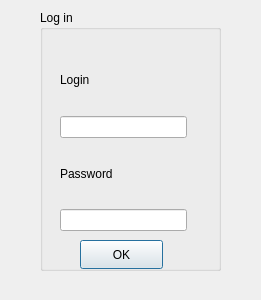
<?xml version="1.0" encoding="UTF-8"?>
<ui version="4.0">
 <class>loginwindow</class>
 <widget class="QDialog" name="loginwindow">
  <property name="geometry">
   <rect>
    <x>0</x>
    <y>0</y>
    <width>261</width>
    <height>300</height>
   </rect>
  </property>
  <property name="windowTitle">
   <string>Dialog</string>
  </property>
  <widget class="QGroupBox" name="groupBox">
   <property name="geometry">
    <rect>
     <x>40</x>
     <y>10</y>
     <width>181</width>
     <height>261</height>
    </rect>
   </property>
   <property name="title">
    <string>Log in</string>
   </property>
   <widget class="QPushButton" name="pushButton">
    <property name="geometry">
     <rect>
      <x>40</x>
      <y>230</y>
      <width>83</width>
      <height>29</height>
     </rect>
    </property>
    <property name="text">
     <string>OK</string>
    </property>
   </widget>
   <widget class="QWidget" name="layoutWidget">
    <property name="geometry">
     <rect>
      <x>20</x>
      <y>40</y>
      <width>127</width>
      <height>181</height>
     </rect>
    </property>
    <layout class="QVBoxLayout" name="verticalLayout">
     <item>
      <widget class="QLabel" name="label">
       <property name="text">
        <string>Login</string>
       </property>
      </widget>
     </item>
     <item>
      <widget class="QLineEdit" name="login"/>
     </item>
     <item>
      <widget class="QLabel" name="label_2">
       <property name="text">
        <string>Password</string>
       </property>
      </widget>
     </item>
     <item>
      <widget class="QLineEdit" name="pass">
       <property name="echoMode">
        <enum>QLineEdit::Password</enum>
       </property>
      </widget>
     </item>
    </layout>
   </widget>
  </widget>
 </widget>
 <resources/>
 <connections/>
</ui>
